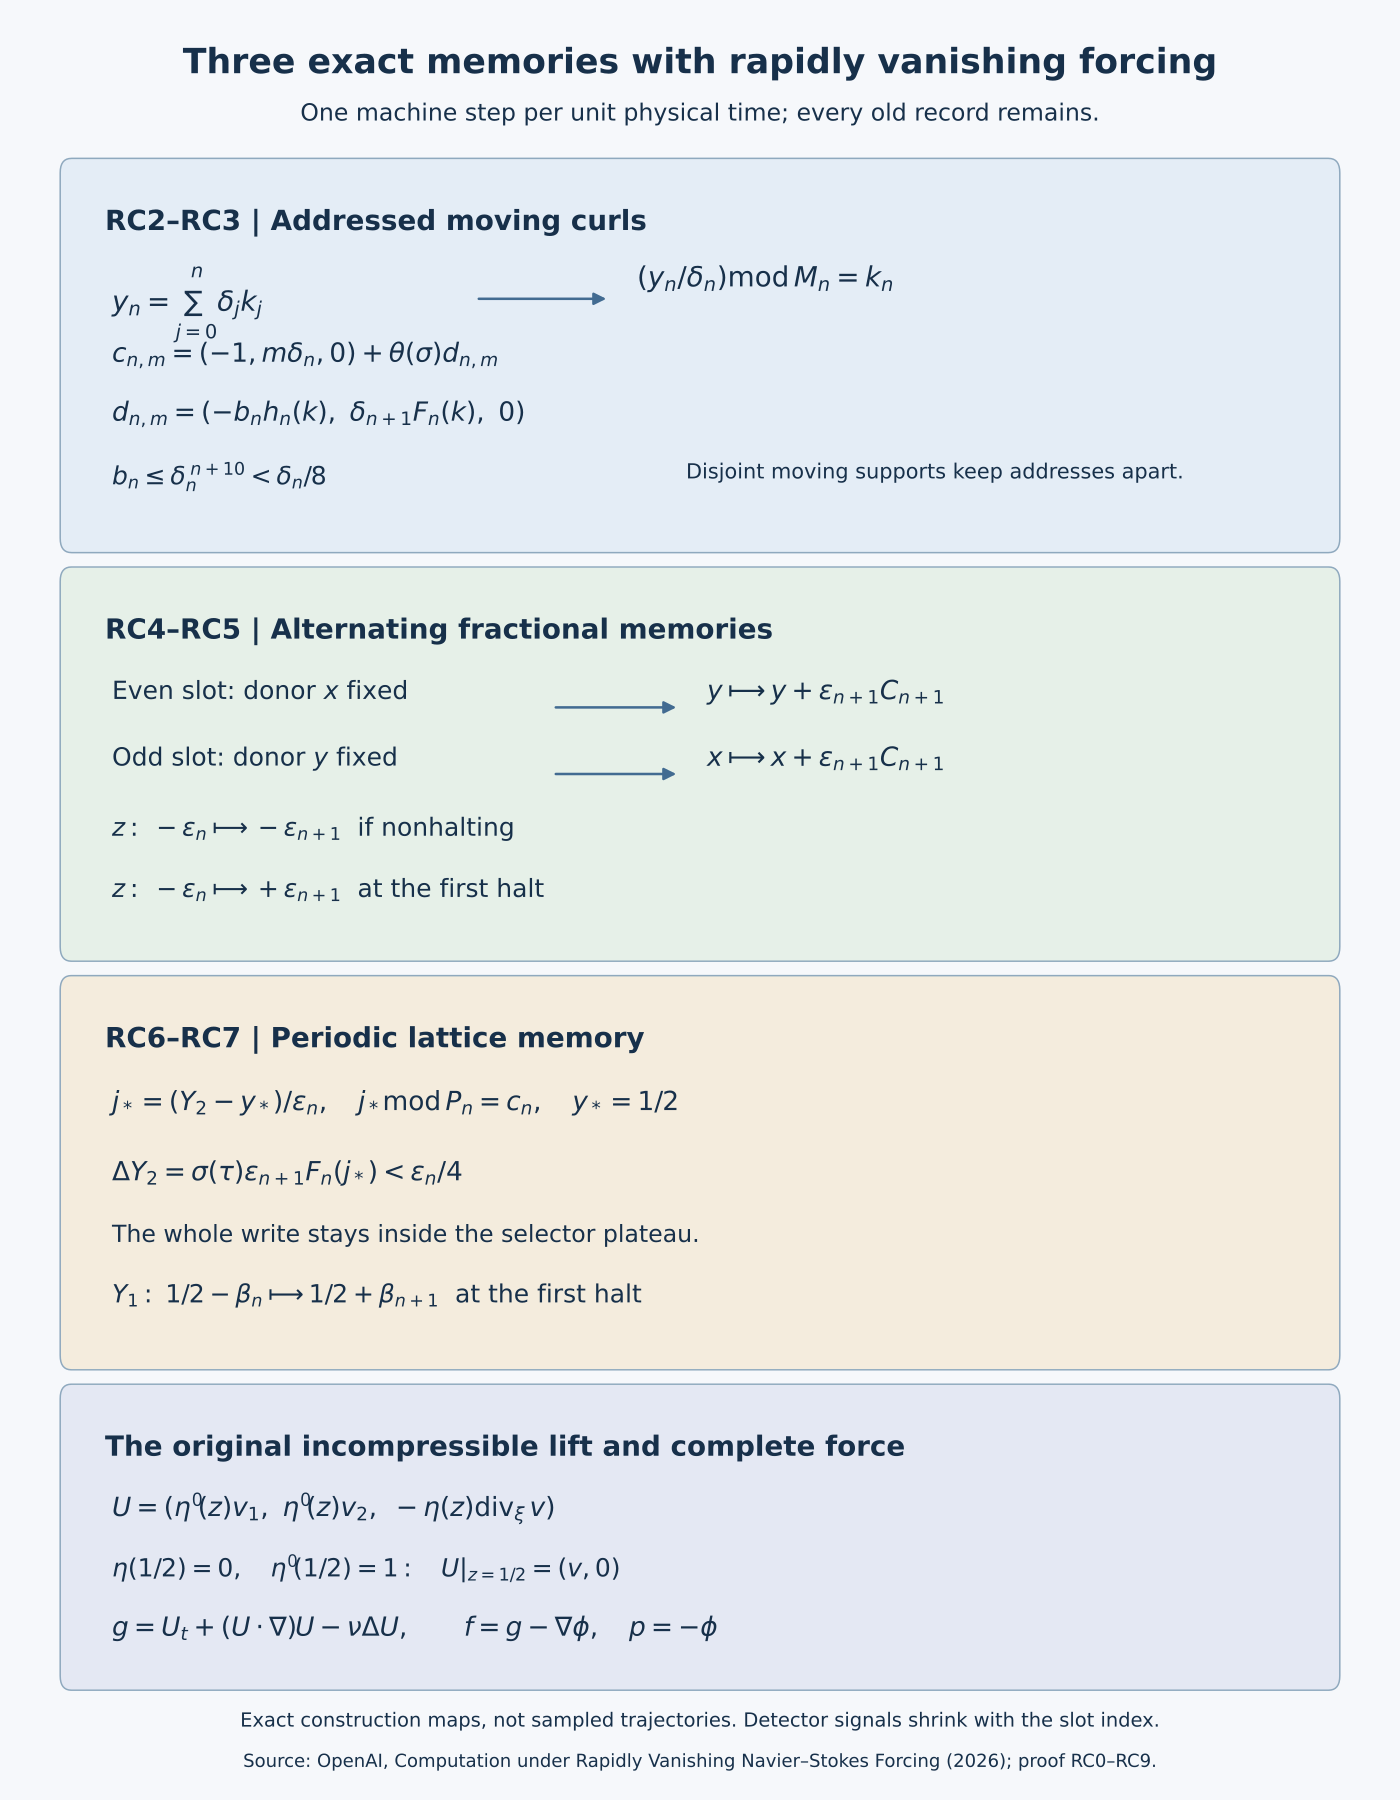

Here is the Python script that generated this plot:
"""Exact memory maps for the rapid-forcing proof, RC0–RC9."""
from pathlib import Path
import matplotlib
matplotlib.use('Agg')
import matplotlib.pyplot as plt
from matplotlib.patches import FancyBboxPatch,FancyArrowPatch

plt.rcParams.update({'font.family':'DejaVu Sans','svg.fonttype':'none',
    'mathtext.fontset':'dejavusans','font.size':15})
fig=plt.figure(figsize=(14,18),dpi=100,facecolor='#f6f8fb')
ax=fig.add_axes([0,0,1,1]);ax.set_xlim(0,1);ax.set_ylim(0,1);ax.axis('off')
ink='#17304a'
def txt(x,y,s,size=16,**kw):ax.text(x,y,s,color=ink,fontsize=size,va='top',**kw)
def box(x,y,w,h,color):
    ax.add_patch(FancyBboxPatch((x,y),w,h,boxstyle='round,pad=.012,rounding_size=.008',
        facecolor=color,edgecolor='#8fa9be',linewidth=1.1))
def arrow(x1,y1,x2,y2):
    ax.add_patch(FancyArrowPatch((x1,y1),(x2,y2),arrowstyle='-|>',mutation_scale=18,
        color='#426b91',linewidth=1.8))
txt(.5,.974,'Three exact memories with rapidly vanishing forcing',25,ha='center',weight='bold')
txt(.5,.943,'One machine step per unit physical time; every old record remains.',17,ha='center')

box(.055,.705,.89,.195,'#e4edf6')
txt(.075,.884,'RC2–RC3  |  Addressed moving curls',20,weight='bold')
txt(.08,.852,r'$y_n=\sum_{j=0}^{n}\delta_jk_j$',20)
arrow(.34,.834,.435,.834)
txt(.455,.852,r'$(y_n/\delta_n)\operatorname{mod} M_n=k_n$',20)
txt(.08,.81,r'$c_{n,m}=(-1,m\delta_n,0)+\theta(\sigma)d_{n,m}$',19)
txt(.08,.777,r'$d_{n,m}=(-b_nh_n(k),\ \delta_{n+1}F_n(k),\ 0)$',19)
txt(.08,.743,r'$b_n\leq\delta_n^{\,n+10}<\delta_n/8$',18)
txt(.49,.743,'Disjoint moving supports keep addresses apart.',15)

box(.055,.478,.89,.195,'#e6f0e8')
txt(.075,.657,'RC4–RC5  |  Alternating fractional memories',20,weight='bold')
txt(.08,.622,r'Even slot: donor $x$ fixed',18)
arrow(.395,.607,.485,.607)
txt(.505,.622,r'$y\longmapsto y+\epsilon_{n+1}C_{n+1}$',19)
txt(.08,.585,r'Odd slot: donor $y$ fixed',18)
arrow(.395,.57,.485,.57)
txt(.505,.585,r'$x\longmapsto x+\epsilon_{n+1}C_{n+1}$',19)
txt(.08,.546,r'$z:\ -\epsilon_n\longmapsto-\epsilon_{n+1}$  if nonhalting',18)
txt(.08,.512,r'$z:\ -\epsilon_n\longmapsto+\epsilon_{n+1}$  at the first halt',18)

box(.055,.251,.89,.195,'#f4ecdd')
txt(.075,.43,'RC6–RC7  |  Periodic lattice memory',20,weight='bold')
txt(.08,.394,r'$j_*=(Y_2-y_*)/\epsilon_n,\quad j_*\operatorname{mod} P_n=c_n,\quad y_*=1/2$',19)
txt(.08,.355,r'$\Delta Y_2=\sigma(\tau)\epsilon_{n+1}F_n(j_*)<\epsilon_n/4$',19)
txt(.08,.32,'The whole write stays inside the selector plateau.',17)
txt(.08,.287,r'$Y_1:\ 1/2-\beta_n\longmapsto1/2+\beta_{n+1}$  at the first halt',18)

box(.055,.073,.89,.146,'#e4e8f3')
txt(.075,.203,'The original incompressible lift and complete force',20,weight='bold')
txt(.08,.169,r'$U=(\eta^\prime(z)v_1,\ \eta^\prime(z)v_2,\ -\eta(z)\operatorname{div}_{\xi}v)$',19)
txt(.08,.135,r'$\eta(1/2)=0,\quad\eta^\prime(1/2)=1:\quad U|_{z=1/2}=(v,0)$',18)
txt(.08,.102,r'$g=U_t+(U\cdot\nabla)U-\nu\Delta U,\qquad f=g-\nabla\phi,\quad p=-\phi$',19)
txt(.5,.049,'Exact construction maps, not sampled trajectories. Detector signals shrink with the slot index.',14,ha='center')
txt(.5,.026,'Source: OpenAI, Computation under Rapidly Vanishing Navier–Stokes Forcing (2026); proof RC0–RC9.',13,ha='center')
out=Path(__file__).with_suffix('')
fig.savefig(out.with_suffix('.svg'),metadata={'Date':None})
fig.savefig(out.with_suffix('.png'))
plt.close(fig)
p=out.with_suffix('.svg')
p.write_text(p.read_text(encoding='utf8').replace('width="1008pt" height="1296pt"',
    'width="1400" height="1800"'),encoding='utf8')
